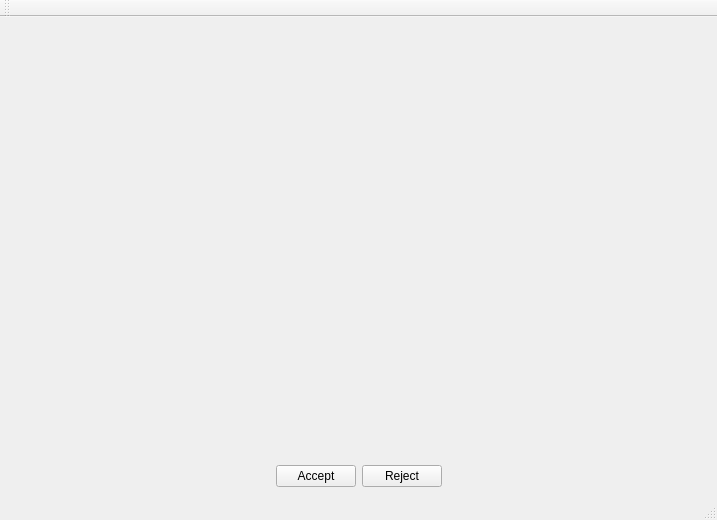
<?xml version="1.0" encoding="UTF-8"?>
<ui version="4.0">
 <class>MainWindow</class>
 <widget class="QMainWindow" name="MainWindow">
  <property name="geometry">
   <rect>
    <x>0</x>
    <y>0</y>
    <width>717</width>
    <height>520</height>
   </rect>
  </property>
  <property name="windowTitle">
   <string>Pic Viewer</string>
  </property>
  <widget class="QWidget" name="centralWidget">
   <layout class="QVBoxLayout" name="verticalLayout" stretch="1,0">
    <item>
     <widget class="QLabel" name="labelPicture">
      <property name="text">
       <string/>
      </property>
      <property name="alignment">
       <set>Qt::AlignCenter</set>
      </property>
     </widget>
    </item>
    <item>
     <layout class="QHBoxLayout" name="horizontalLayout">
      <item>
       <spacer name="horizontalSpacer">
        <property name="orientation">
         <enum>Qt::Horizontal</enum>
        </property>
        <property name="sizeHint" stdset="0">
         <size>
          <width>40</width>
          <height>20</height>
         </size>
        </property>
       </spacer>
      </item>
      <item>
       <widget class="QPushButton" name="pushButtonAccept">
        <property name="text">
         <string>Accept</string>
        </property>
       </widget>
      </item>
      <item>
       <widget class="QPushButton" name="pushButtonReject">
        <property name="text">
         <string>Reject</string>
        </property>
       </widget>
      </item>
      <item>
       <spacer name="horizontalSpacer_2">
        <property name="orientation">
         <enum>Qt::Horizontal</enum>
        </property>
        <property name="sizeHint" stdset="0">
         <size>
          <width>40</width>
          <height>20</height>
         </size>
        </property>
       </spacer>
      </item>
     </layout>
    </item>
   </layout>
  </widget>
  <widget class="QMenuBar" name="menuBar">
   <property name="geometry">
    <rect>
     <x>0</x>
     <y>0</y>
     <width>717</width>
     <height>26</height>
    </rect>
   </property>
  </widget>
  <widget class="QToolBar" name="mainToolBar">
   <attribute name="toolBarArea">
    <enum>TopToolBarArea</enum>
   </attribute>
   <attribute name="toolBarBreak">
    <bool>false</bool>
   </attribute>
  </widget>
  <widget class="QStatusBar" name="statusBar"/>
 </widget>
 <layoutdefault spacing="6" margin="11"/>
 <resources/>
 <connections/>
</ui>
